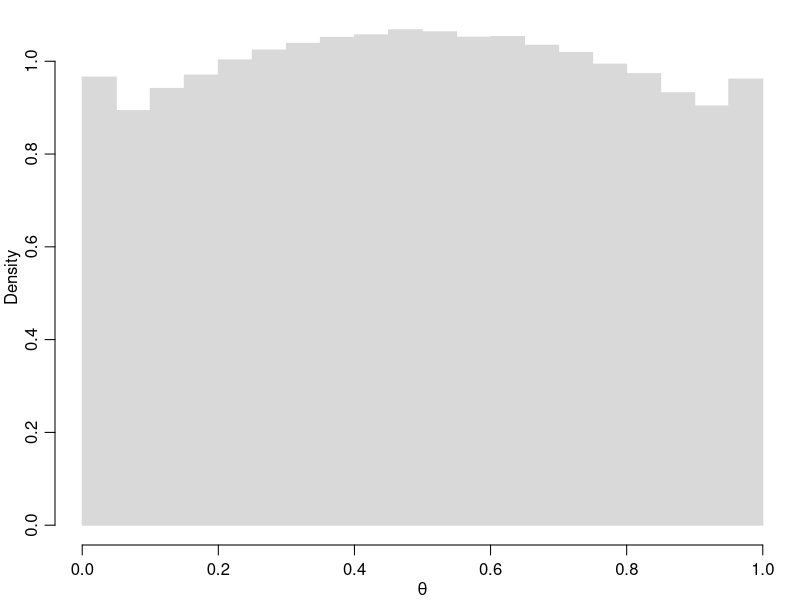

Reproduce this figure in R.
set.seed(123)

# Hyperparameters (Inverse-Gamma with scale parameter b)
a_sigma <- 3; b_sigma <- 2 * 1.5   # mu
a_kappa <- 3; b_kappa <- 2 * 1.5   # vartheta
a_tau   <- 3; b_tau   <- 2 * 1.5   # delta
a_omega <- 3; b_omega <- 2 * 1.5   # zeta

n_sim <- 1000000L

# Draw variances ~ Inverse-Gamma(a, b)  ===  1 / Gamma(shape = a, rate = 1/b)
sigma2 <- 1 / rgamma(n_sim, shape = a_sigma, rate = 1 / b_sigma)
kappa2 <- 1 / rgamma(n_sim, shape = a_kappa, rate = 1 / b_kappa)
tau2   <- 1 / rgamma(n_sim, shape = a_tau,   rate = 1 / b_tau)
omega2 <- 1 / rgamma(n_sim, shape = a_omega, rate = 1 / b_omega)

# Global layer effects
mu <- rnorm(n_sim, mean = 0, sd = sqrt(sigma2))

# Band random effect
zeta <- rnorm(n_sim, mean = 0, sd = sqrt(omega2))

# Node-specific baselines
vartheta_i <- rnorm(n_sim, mean = 0, sd = sqrt(kappa2))
vartheta_j <- rnorm(n_sim, mean = 0, sd = sqrt(kappa2))

# Sociability effects per layer (conditional on vartheta and tau2)
delta_i <- rnorm(n_sim, mean = vartheta_i, sd = sqrt(tau2))
delta_j <- rnorm(n_sim, mean = vartheta_j, sd = sqrt(tau2))

# Prior-predictive connection probability
eta <- mu + zeta + delta_i + delta_j
p   <- pnorm(eta)

# Numerical summary
cat("Summary of p (prior):\n")
print(c(
     mean   = mean(p),
     sd     = sd(p),
     q2.5   = unname(quantile(p, 0.025)),
     median = unname(quantile(p, 0.5)),
     q97.5  = unname(quantile(p, 0.975))
))
cat(sprintf("\nMass at extremes: P(p < 0.05) = %.3f, P(p > 0.95) = %.3f\n",
            mean(p < 0.05), mean(p > 0.95)))

# Histogram
pdf(file = paste0("prior_simulation_model_1.pdf"), width = 5, height = 5, pointsize = 20)
par(mar = c(2.75, 2.75, 0.5, 0.5), mgp = c(1.7, 0.7, 0))

hist(p, freq = FALSE,
     main = "",
     xlab = expression(theta),
     ylab = "Density",
     border = "grey85", col = "grey85")

dev.off()
